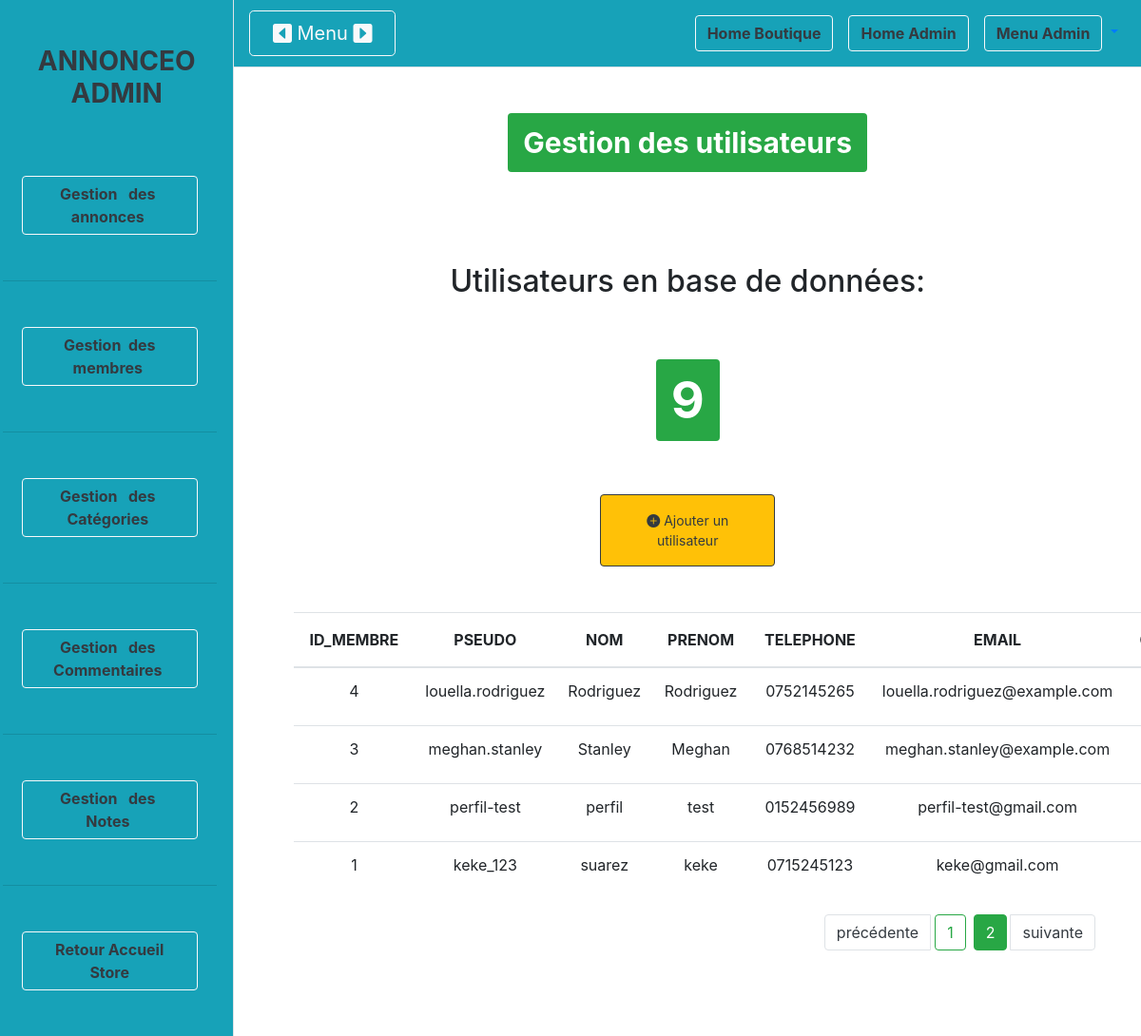
Page /admin/gestion_membre.php?page=2 (signed in) on the earlier database version.
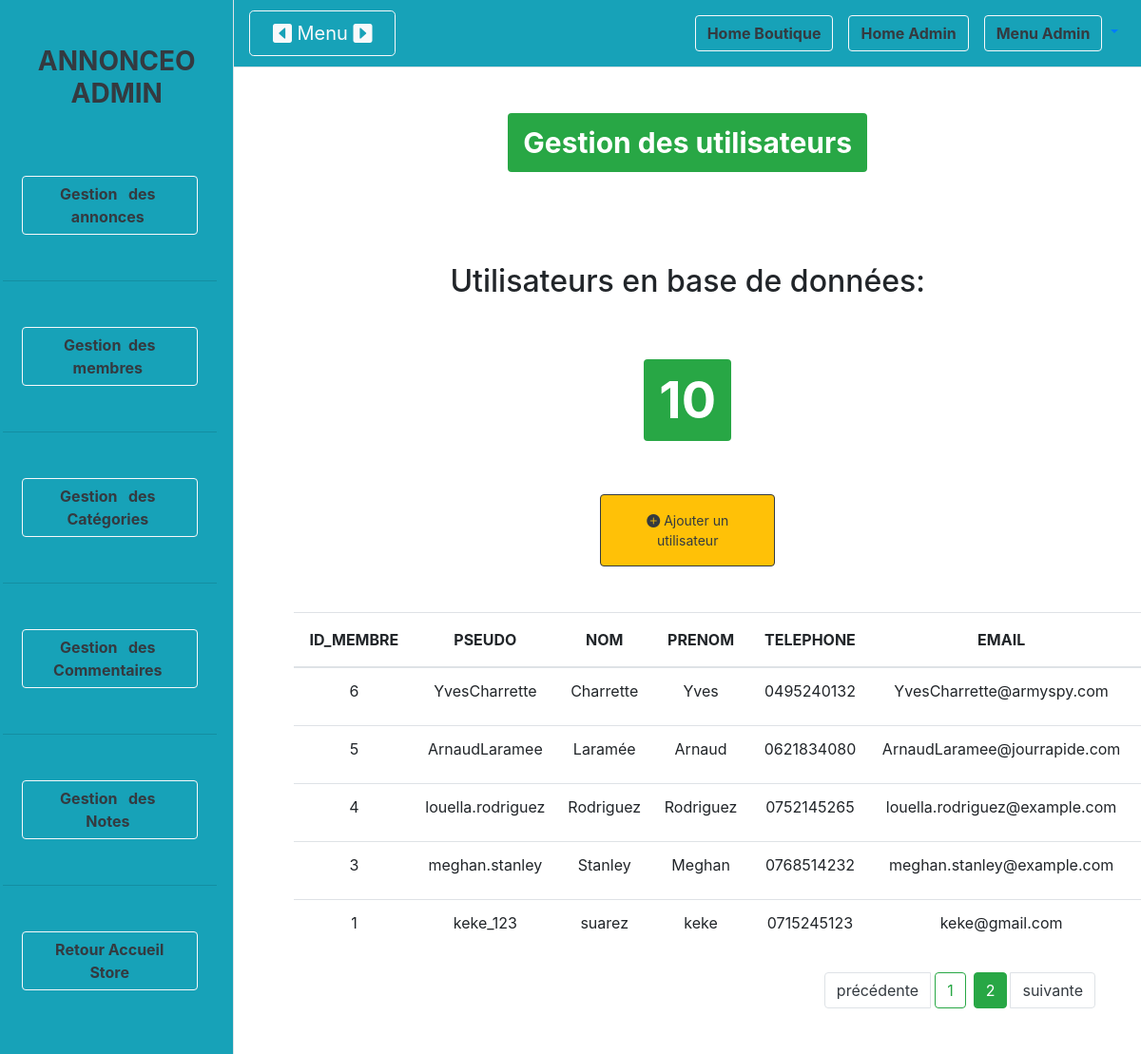
Same page on the later database version.
### tables this page shows
CREATE TABLE IF NOT EXISTS `membre` (
  `id_membre` int NOT NULL AUTO_INCREMENT,
  `pseudo` varchar(20) NOT NULL,
  `mdp` varchar(60) NOT NULL,
  `nom` varchar(20) NOT NULL,
  `prenom` varchar(20) NOT NULL,
  `telephone` varchar(20) NOT NULL,
  `email` varchar(50) NOT NULL,
  `civilite` enum('homme','femme') NOT NULL,
  `statut` int NOT NULL,
  `date_enregistrement` datetime NOT NULL,
  PRIMARY KEY (`id_membre`),
  UNIQUE KEY `pseudo` (`pseudo`)
);

### admin/gestion_membre.php (the view, shortened to what this page needs)
<?php
require_once('../include/init.php');
if(isset($_GET['page']) && !empty($_GET['page'])){
    $pageCourante = (int) strip_tags($_GET['page']);
}else{
    $pageCourante = 1;
}
$queryMembres = $pdo->query(" SELECT COUNT(id_categorie) AS nombreCategories FROM categorie");
$resultatMembres = $queryMembres->fetch();
$nombreMembres = (int) $resultatMembres['nombreCategories'];
$pagination = 5;
$nombrePages = ceil($nombreMembres / $pagination);
$premierMembre = ($pageCourante - 1) * $pagination;
require_once('includeAdmin/header.php');
?>
<h1 class="text-center my-5">
    <div class="badge badge-success text-wrap p-3">Gestion des utilisateurs</div>
</h1>
<?php $nbUsers = $pdo->query("SELECT id_membre FROM membre"); ?>
<h2 class="py-5 text-center">Utilisateurs en base de données:</h2>
<h3 class="text-center display-3">
    <div class="badge badge-success p-3"><?= $nbUsers->rowCount() ?></div>
</h3>
<div class="col-3 mx-auto py-5">
    <a href='?action=add'>
        <button type="button" class="btn btn-sm btn-outline-dark btn-warning rounded w-100 p-3">
            <i class="bi bi-plus-circle-fill"></i> Ajouter un utilisateur
        </button>
    </a>
</div>
<div class="col-12">
    <table class="table table-white text-center rounded-1">
        <?php $afficheUsers = $pdo->query("SELECT * FROM membre ORDER BY date_enregistrement DESC LIMIT $pagination OFFSET $premierMembre "); ?>
        <thead>
            <tr>
                <?php for ($i = 0; $i < $afficheUsers->columnCount(); $i++) :
                    $colonne = $afficheUsers->getColumnMeta(($i)) ?>
                    <?php if ($colonne['name'] != 'mdp') : ?>
                        <th class="p-3 text-uppercase"><?= $colonne['name'] ?></th>
                    <?php endif; ?>
                <?php endfor; ?>
            </tr>
        </thead>
        <tbody>
            <?php while ($user = $afficheUsers->fetch(PDO::FETCH_ASSOC)) : ?>
                <tr>
                    <?php foreach ($user as $key => $value) : ?>
                        <?php if ($key == 'statut') : ?>
                            <td>
                                <?php if ($value == 1) : ?>
                                    Administrateur
                                <?php else : ?>
                                    Membre
                                <?php endif; ?>
                            </td>
                        <?php else : ?>
                            <?php if ($key != 'mdp') : ?>
                                <td><?= $value ?></td>
                            <?php endif; ?>
                        <?php endif; ?>
                    <?php endforeach; ?>
                </tr>
            <?php endwhile; ?>
        </tbody>
    </table>
</div>
<nav aria-label="">
    <ul class="pagination justify-content-end">
        <li class="page-item <?= ($pageCourante == 1) ? 'disabled' : "" ?>">
            <a class="page-link text-dark" href="?page=<?= $pageCourante - 1 ?>" aria-label="Previous">
                <span aria-hidden="true">précédente</span>
            </a>
        </li>
        <?php for($page = 1; $page <= $nombrePages; $page++): ?>
        <li class="mx-1 page-item">
            <a class="btn btn-outline-success <?= ($pageCourante == $page) ? 'active' : "" ?>" href="?page=<?= $page ?>"><?= $page ?></a>
        </li>
        <?php endfor; ?>
        <li class="page-item <?= ($pageCourante == $nombrePages)? 'disabled' : '' ?>">
            <a class="page-link text-dark" href="?page=<?= $pageCourante + 1 ?>" aria-label="Next">
                <span aria-hidden="true">suivante</span>
            </a>
        </li>
    </ul>
</nav>
<?php require_once('includeAdmin/footer.php'); ?>

### admin/includeAdmin/header.php (shortened to what this page needs)
<!DOCTYPE html>
<html lang="en">
<head>
  <link href="vendor/bootstrap/css/bootstrap.min.css" rel="stylesheet">
  <link href="css/simple-sidebar.css" rel="stylesheet">
  <link rel="stylesheet" href="https://cdn.jsdelivr.net/npm/bootstrap-icons@1.4.0/font/bootstrap-icons.css">
  <link rel="stylesheet" type="text/css" href="https://cdn.datatables.net/1.10.22/css/dataTables.bootstrap4.min.css"/>
</head>
<body>
  <div class="d-flex" id="wrapper">
    <div class="bg-info border-right" id="sidebar-wrapper">
      <div class="sidebar-heading text-dark text-center text-uppercase pt-5"><h3><strong>Annonceo Admin</strong></h3></div>
      <div class="list-group list-group-flush col-12 mx-auto">
        <a href="<?= URL ?>admin/gestion_produit.php" class="list-group-item list-group-item-action bg-info text-light py-5"><button type="button" class="btn btn-outline-light text-dark w-100"><strong>&nbspGestion &nbsp&nbspdes&nbsp&nbsp annonces&nbsp</strong></button></a>
        <a href="<?= URL ?>admin/gestion_membre.php" class="list-group-item list-group-item-action bg-info text-light py-5"><button type="button" class="btn btn-outline-light text-dark w-100"><strong>&nbspGestion &nbspdes&nbsp membres&nbsp</strong></button></a>
        <a href="<?= URL ?>admin/gestion_categories.php" class="list-group-item list-group-item-action bg-info text-light py-5"><button type="button" class="btn btn-outline-light text-dark w-100"><strong>&nbspGestion &nbsp&nbspdes&nbsp&nbsp Catégories&nbsp</strong></button></a>
        <a href="<?= URL ?>admin/gestion_commentaires.php" class="list-group-item list-group-item-action bg-info text-light py-5"><button type="button" class="btn btn-outline-light text-dark w-100"><strong>&nbspGestion &nbsp&nbspdes&nbsp&nbsp Commentaires&nbsp</strong></button></a>
        <a href="<?= URL ?>admin/gestion_notes.php" class="list-group-item list-group-item-action bg-info text-light py-5"><button type="button" class="btn btn-outline-light text-dark w-100"><strong>&nbspGestion &nbsp&nbspdes&nbsp&nbsp Notes&nbsp</strong></button></a>
        <a href="<?= URL ?>index.php" class="list-group-item list-group-item-action bg-info text-light py-5"><button type="button" class="btn btn-outline-light text-dark w-100"><strong>Retour Accueil Store</strong></button></a>
      </div>
    </div>
  <div id="page-content-wrapper">
    <nav class="navbar navbar-expand-lg navbar-info bg-info border-bottom">
      <button class="btn btn-lg btn-outline-light col-2" id="menu-toggle"><i class="bi bi-caret-left-square-fill"></i> Menu <i class="bi bi-caret-right-square-fill"></i></button>
  <div class="collapse navbar-collapse" id="navbarSupportedContent">
    <ul class="navbar-nav ml-auto mt-2 mt-lg-0">
      <li class="nav-item">
        <a class="nav-link" href="<?= URL ?>index.php"><button type="button" class="btn btn-outline-light text-dark"><strong>Home Boutique</strong></button></a>
      </li>
      <li class="nav-item">
        <a class="nav-link" href="<?= URL ?>admin/index.php"><button type="button" class="btn btn-outline-light text-dark"><strong>Home Admin</strong></button></a>
      </li>
      <li class="nav-item dropdown">
        <a class="nav-link dropdown-toggle" href="#" id="navbarDropdown" role="button" data-toggle="dropdown" aria-haspopup="true" aria-expanded="false">
        <button type="button" class="btn btn-outline-light text-dark"><strong>Menu Admin</strong></button>
        </a>
      </li>
    </ul>
  </div>
</nav>
<div class="m-5">

### admin/includeAdmin/footer.php (shortened to what this page needs)
</div>
    </div>
</div>
</body>
</html>

### admin/css/simple-sidebar.css (style rules this page uses)
#wrapper { overflow-x: hidden; }
#sidebar-wrapper { min-height: 100vh; margin-left: -15rem; -webkit-transition: margin .25s ease-out; -moz-transition: margin .25s ease-out; -o-transition: margin .25s ease-out; transition: margin .25s ease-out; }
#sidebar-wrapper .sidebar-heading { padding: 0.875rem 1.25rem; font-size: 1.2rem; }
#sidebar-wrapper .list-group { width: 15rem; }
#page-content-wrapper { min-width: 100vw; }
@media (min-width: 768px) { #sidebar-wrapper { margin-left: 0; } }
@media (min-width: 768px) { #page-content-wrapper { min-width: 0; width: 100%; } }

Differences in the rows shown:
removed membre: id_membre "2", pseudo "perfil-test", nom "perfil", prenom "test", telephone "0152456989", email "perfil-test@gmail.com"
now on this page (row unchanged): membre: id_membre "6", pseudo "YvesCharrette", nom "Charrette", prenom "Yves", telephone "0495240132", email "YvesCharrette@armyspy.com"
now on this page (row unchanged): membre: id_membre "5", pseudo "ArnaudLaramee", nom "Laramée", prenom "Arnaud", telephone "0621834080", email "ArnaudLaramee@jourrapide.com"
Other differences:
$nbUsers->rowCount(): "9" → "10"
